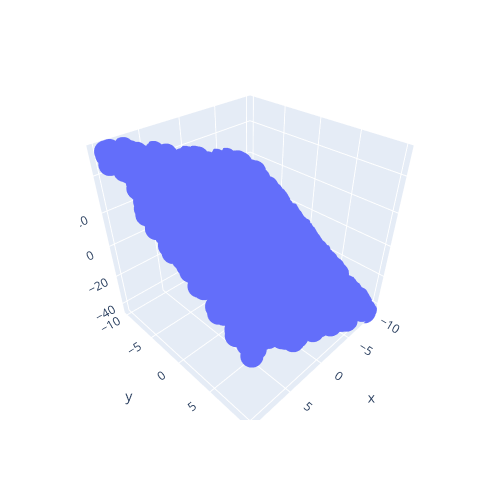

The notebook cell this image was saved under:
### Code cell
x1N = x1.reshape(observaciones,)
x2N = x2.reshape(observaciones,)
metasN = metas.reshape(observaciones,)

fig = px.scatter_3d(x = x1N, y = x2N, z = metasN)

fig.update_layout(
    width = 500,
    height = 500,)

fig.show()

### Figure 1 — Plotly figure (JSON) as saved in the notebook; plotly's stock layout.template omitted (floating-point values rounded to 4 significant figures; data arrays with more than 128 entries replaced by an {"elided": "..."} marker saying what was removed)
{"data": [{"hovertemplate": "x=%{x}<br>y=%{y}<br>z=%{z}<extra></extra>", "legendgroup": "", "marker": {"color": "#636efa", "symbol": "circle"}, "mode": "markers", "name": "", "scene": "scene", "showlegend": false, "type": "scatter3d", "x": {"elided": "1000 float values"}, "y": {"elided": "1000 float values"}, "z": {"elided": "1000 float values"}}], "layout": {"height": 500, "legend": {"tracegroupgap": 0}, "margin": {"t": 60}, "scene": {"domain": {"x": [0, 1], "y": [0, 1]}, "xaxis": {"title": {"text": "x"}}, "yaxis": {"title": {"text": "y"}}, "zaxis": {"title": {"text": "z"}}}, "width": 500}}
